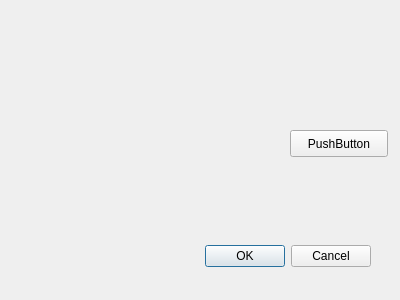
<?xml version="1.0" encoding="UTF-8"?>
<ui version="4.0">
 <class>tower_predictorDialogBase</class>
 <widget class="QDialog" name="tower_predictorDialogBase">
  <property name="geometry">
   <rect>
    <x>0</x>
    <y>0</y>
    <width>400</width>
    <height>300</height>
   </rect>
  </property>
  <property name="windowTitle">
   <string>tower_predictor</string>
  </property>
  <widget class="QDialogButtonBox" name="button_box">
   <property name="geometry">
    <rect>
     <x>30</x>
     <y>240</y>
     <width>341</width>
     <height>32</height>
    </rect>
   </property>
   <property name="orientation">
    <enum>Qt::Horizontal</enum>
   </property>
   <property name="standardButtons">
    <set>QDialogButtonBox::Cancel|QDialogButtonBox::Ok</set>
   </property>
  </widget>
  <widget class="QPushButton" name="pushButton_4">
   <property name="geometry">
    <rect>
     <x>290</x>
     <y>130</y>
     <width>98</width>
     <height>27</height>
    </rect>
   </property>
   <property name="text">
    <string>PushButton</string>
   </property>
  </widget>
 </widget>
 <resources/>
 <connections>
  <connection>
   <sender>button_box</sender>
   <signal>accepted()</signal>
   <receiver>tower_predictorDialogBase</receiver>
   <slot>accept()</slot>
   <hints>
    <hint type="sourcelabel">
     <x>20</x>
     <y>20</y>
    </hint>
    <hint type="destinationlabel">
     <x>20</x>
     <y>20</y>
    </hint>
   </hints>
  </connection>
  <connection>
   <sender>button_box</sender>
   <signal>rejected()</signal>
   <receiver>tower_predictorDialogBase</receiver>
   <slot>reject()</slot>
   <hints>
    <hint type="sourcelabel">
     <x>20</x>
     <y>20</y>
    </hint>
    <hint type="destinationlabel">
     <x>20</x>
     <y>20</y>
    </hint>
   </hints>
  </connection>
 </connections>
</ui>
